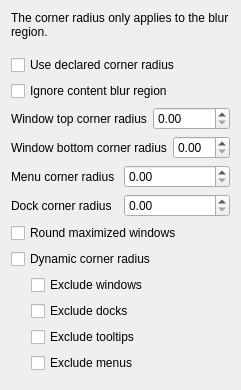
         <widget class="QWidget" name="scrollContentRoundedcorners">
          <layout class="QVBoxLayout">
           <item>
            <widget class="QLabel" name="label">
             <property name="text">
              <string>The corner radius only applies to the blur region.</string>
             </property>
             <property name="wordWrap">
              <bool>true</bool>
             </property>
            </widget>
           </item>
           <item>
            <spacer>
             <property name="orientation">
              <enum>Qt::Orientation::Vertical</enum>
             </property>
             <property name="sizeHint" stdset="0">
              <size>
               <width>0</width>
               <height>10</height>
              </size>
             </property>
            </spacer>
           </item>
           <item>
            <widget class="QCheckBox" name="kcfg_UseDeclaredCornerRadius">
             <property name="text">
              <string>Use declared corner radius</string>
             </property>
            </widget>
           </item>
           <item>
            <widget class="QCheckBox" name="kcfg_IgnoreContentBlurRegion">
             <property name="text">
              <string>Ignore content blur region</string>
             </property>
            </widget>
           </item>
           <item>
            <layout class="QHBoxLayout" name="layoutTopCornerRadius">
             <item>
              <widget class="QLabel" name="labelTopCornerRadius">
               <property name="text">
                <string>Window top corner radius</string>
               </property>
              </widget>
             </item>
             <item>
              <widget class="QDoubleSpinBox" name="kcfg_TopCornerRadius">
               <property name="minimum">
                <double>0.000000000000000</double>
               </property>
              </widget>
             </item>
            </layout>
           </item>
           <item>
            <layout class="QHBoxLayout" name="layoutBottomCornerRadius">
             <item>
              <widget class="QLabel" name="labelBottomCornerRadius">
               <property name="text">
                <string>Window bottom corner radius</string>
               </property>
              </widget>
             </item>
             <item>
              <widget class="QDoubleSpinBox" name="kcfg_BottomCornerRadius">
               <property name="minimum">
                <double>0.000000000000000</double>
               </property>
              </widget>
             </item>
            </layout>
           </item>
           <item>
            <layout class="QHBoxLayout" name="layoutMenuCornerRadius">
             <item>
              <widget class="QLabel" name="labelMenuCornerRadius">
               <property name="text">
                <string>Menu corner radius</string>
               </property>
              </widget>
             </item>
             <item>
              <widget class="QDoubleSpinBox" name="kcfg_MenuCornerRadius">
               <property name="minimum">
                <double>0.000000000000000</double>
               </property>
              </widget>
             </item>
            </layout>
           </item>
           <item>
            <layout class="QHBoxLayout" name="layoutDockCornerRadius">
             <item>
              <widget class="QLabel" name="labelDockCornerRadius">
               <property name="text">
                <string>Dock corner radius</string>
               </property>
              </widget>
             </item>
             <item>
              <widget class="QDoubleSpinBox" name="kcfg_DockCornerRadius">
               <property name="minimum">
                <double>0.000000000000000</double>
               </property>
              </widget>
             </item>
            </layout>
           </item>
           <item>
            <widget class="QCheckBox" name="kcfg_RoundCornersOfMaximizedWindows">
             <property name="text">
              <string>Round maximized windows</string>
             </property>
            </widget>
           </item>
           <item>
            <widget class="QCheckBox" name="kcfg_DynamicCorners">
             <property name="text">
              <string>Dynamic corner radius</string>
             </property>
            </widget>
           </item>
           <item>
            <layout class="QHBoxLayout" name="layoutDynamicCornersExcludeWindows">
             <item>
              <spacer name="spacerDynamicCornersExcludeWindows">
               <property name="orientation">
                <enum>Qt::Orientation::Horizontal</enum>
               </property>
               <property name="sizeType">
                <enum>QSizePolicy::Policy::Fixed</enum>
               </property>
               <property name="sizeHint" stdset="0">
                <size>
                 <width>20</width>
                 <height>20</height>
                </size>
               </property>
              </spacer>
             </item>
             <item>
              <widget class="QCheckBox" name="kcfg_DynamicCornersExcludeWindows">
               <property name="text">
                <string>Exclude windows</string>
               </property>
              </widget>
             </item>
            </layout>
           </item>
           <item>
            <layout class="QHBoxLayout" name="layoutDynamicCornersExcludeDocks">
             <item>
              <spacer name="spacerDynamicCornersExcludeDocks">
               <property name="orientation">
                <enum>Qt::Orientation::Horizontal</enum>
               </property>
               <property name="sizeType">
                <enum>QSizePolicy::Policy::Fixed</enum>
               </property>
               <property name="sizeHint" stdset="0">
                <size>
                 <width>20</width>
                 <height>20</height>
                </size>
               </property>
              </spacer>
             </item>
             <item>
              <widget class="QCheckBox" name="kcfg_DynamicCornersExcludeDocks">
               <property name="text">
                <string>Exclude docks</string>
               </property>
              </widget>
             </item>
            </layout>
           </item>
           <item>
            <layout class="QHBoxLayout" name="layoutDynamicCornersExcludeTooltips">
             <item>
              <spacer name="spacerDynamicCornersExcludeTooltips">
               <property name="orientation">
                <enum>Qt::Orientation::Horizontal</enum>
               </property>
               <property name="sizeType">
                <enum>QSizePolicy::Policy::Fixed</enum>
               </property>
               <property name="sizeHint" stdset="0">
                <size>
                 <width>20</width>
                 <height>20</height>
                </size>
               </property>
              </spacer>
             </item>
             <item>
              <widget class="QCheckBox" name="kcfg_DynamicCornersExcludeTooltips">
               <property name="text">
                <string>Exclude tooltips</string>
               </property>
              </widget>
             </item>
            </layout>
           </item>
           <item>
            <layout class="QHBoxLayout" name="layoutDynamicCornersExcludeMenus">
             <item>
              <spacer name="spacerDynamicCornersExcludeMenus">
               <property name="orientation">
                <enum>Qt::Orientation::Horizontal</enum>
               </property>
               <property name="sizeType">
                <enum>QSizePolicy::Policy::Fixed</enum>
               </property>
               <property name="sizeHint" stdset="0">
                <size>
                 <width>20</width>
                 <height>20</height>
                </size>
               </property>
              </spacer>
             </item>
             <item>
              <widget class="QCheckBox" name="kcfg_DynamicCornersExcludeMenus">
               <property name="text">
                <string>Exclude menus</string>
               </property>
              </widget>
             </item>
            </layout>
           </item>
           <item>
            <widget class="QWidget" name="widget" native="true">
             <property name="sizePolicy">
              <sizepolicy hsizetype="Fixed" vsizetype="Expanding">
               <horstretch>0</horstretch>
               <verstretch>1</verstretch>
              </sizepolicy>
             </property>
            </widget>
           </item>
          </layout>
         </widget>
